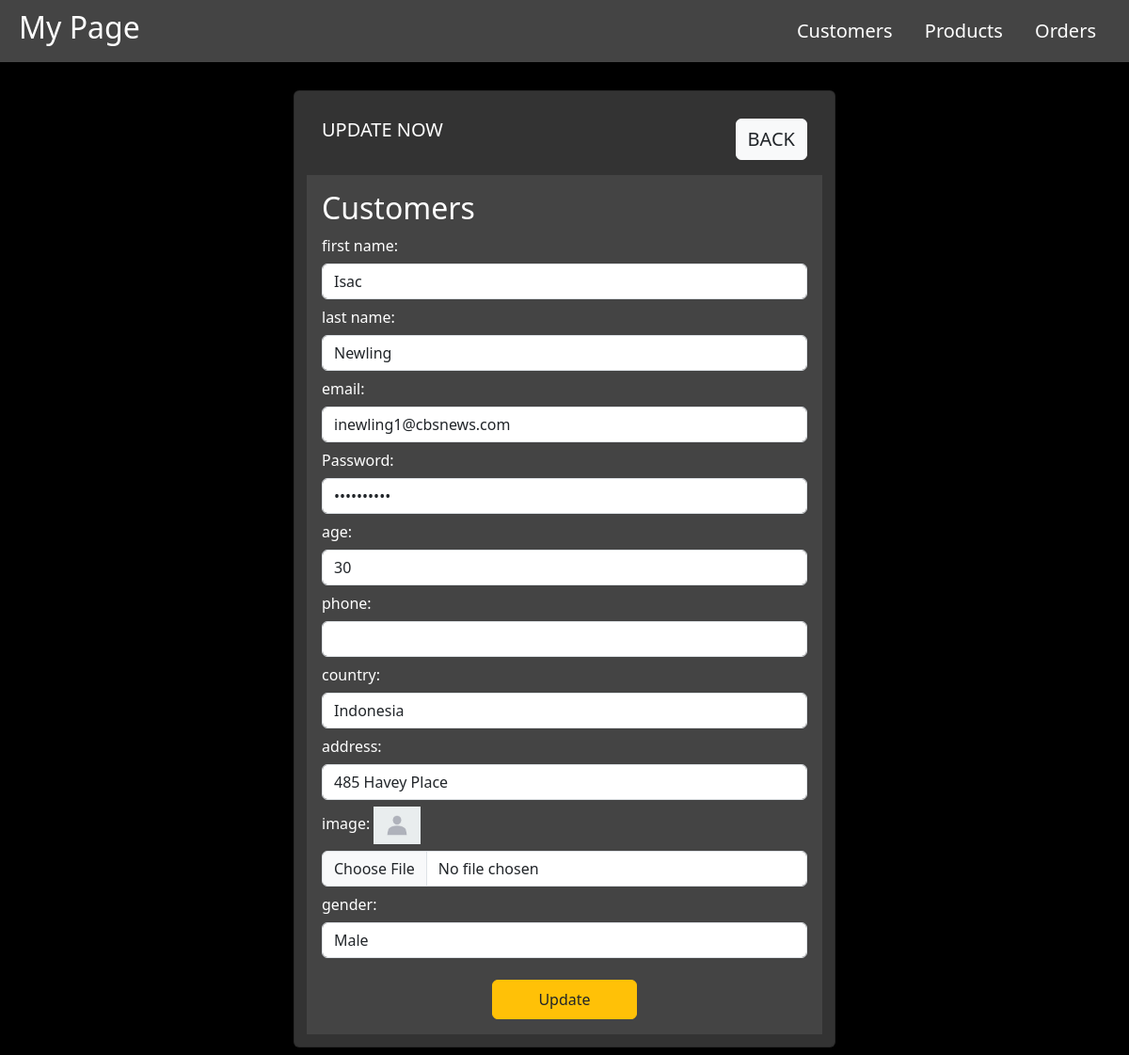
Page /customers/update.php?edit=2 on the committed database.
### tables this page shows
CREATE TABLE `customers` (
  `id` int(10) UNSIGNED NOT NULL,
  `first_name` varchar(100) NOT NULL,
  `last_name` varchar(100) NOT NULL,
  `email` varchar(100) NOT NULL,
  `password` varchar(100) NOT NULL,
  `age` int(11) DEFAULT NULL CHECK (`age` > 15),
  `phone` varchar(100) NOT NULL,
  `country` varchar(50) DEFAULT 'cairo',
  `address` varchar(100) NOT NULL,
  `image` varchar(255) NOT NULL,
  `gender` enum('female','male') DEFAULT NULL
);

### customers/update.php (the view, shortened to what this page needs)
<?php
include_once "../shared/config.php";
include_once "../shared/head.php";
if(isset($_GET['edit'])){
    $id = $_GET['edit'];
    $select = "SELECT * FROM customers WHERE id = $id";
    $data = mysqli_query($connect, $select);
    $row = mysqli_fetch_array($data);
}
?>
<div class="container col-6">
    <div class="card my-2">
            <h5 class="m-3">
                UPDATE NOW
                <a href="./index.php" class="btn btn-light float-end text-dark fs-5 fw-medium">BACK</a>
            </h5>
            <div class="card-body">
                <div class="title-card">
                    <h2>Customers</h2>
                </div>
                <form method="post" enctype="multipart/form-data">
                    <div class="form-group">
                        <label>first name: </label>
                        <input type="text" class="form-control" name="first_name"
                            value="<?= $row['first_name'] ?>">
                    </div>
                    <div class="form-group">
                        <label>last name: </label>
                        <input type="text" class="form-control" name="last_name"
                            value="<?= $row['last_name'] ?>">
                    </div>
                    <div class="form-group">
                        <label>email: </label>
                        <input type="mail" class="form-control" name="email"
                            value="<?= $row['email'] ?>">
                    </div>
                    <div class="form-group">
                        <label>Password: </label>
                        <input type="password" class="form-control" name="password"
                            value="<?= $row['password'] ?>">
                    </div>
                    <div class="form-group">
                        <label>age: </label>
                        <input type="number" class="form-control" name="age"
                            value="<?= $row['age'] ?>">
                    </div>
                    <div class="form-group">
                        <label>phone: </label>
                        <input type="number" class="form-control" name="phone"
                            value="<?= $row['phone'] ?>">
                    </div>
                    <div class="form-group">
                        <label>country: </label>
                        <input type="text" class="form-control" name="country"
                            value="<?= $row['country'] ?>">
                    </div>
                    <div class="form-group">
                        <label>address: </label>
                        <input type="text" class="form-control" name="address"
                            value="<?= $row['address'] ?>">
                    </div>
                    <div class="form-group">
                        <label>image: </label>
                        <img src="./upload/<?= $row['image'] ?>" width="50">
                        <input type="file" class="form-control"
                                name="image" accept="image/*">
                    </div>
                    <div class="form-group">
                        <label>gender: </label>
                        <select name="gender" class="form-control">
                        <?php if($row['gender'] == "male"): ?>
                            <option value="male" selected>Male</option>
                        <?php else: ?>
                            <option value="female" selected>Female</option>
                            <option value="male">Male</option>
                        <?php endif; ?>
                        </select>
                    </div>
                    <div class="d-flex justify-content-center ">
                        <button type="submit" class="btn btn-warning text-dark mt-3 px-5 py-2 fw-medium text-capitalize" name="update">update</button>
                    </div>
                </form>
            </div>
        </div>
    </div>
<?php include_once "../shared/foot.php" ?>

### css/main.css (style rules this page uses)
body { background-color: #000; color: #fff; }
.card { background-color: #333; color: #fff; padding: 13px; }
.card-body { background-color: #444; color: #fff; }
.form-control { margin: 7px 0; }

### rows in the picture
customers: first_name "Isac", last_name "Newling", email "inewling1@cbsnews.com", age "30", country "Indonesia", address "485 Havey Place", image (placeholder picture), gender "Male"
